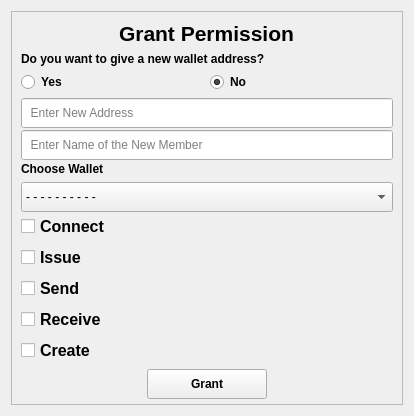
<?xml version="1.0" encoding="UTF-8"?>
<ui version="4.0">
 <class>Form</class>
 <widget class="QWidget" name="Form">
  <property name="geometry">
   <rect>
    <x>0</x>
    <y>0</y>
    <width>414</width>
    <height>416</height>
   </rect>
  </property>
  <property name="minimumSize">
   <size>
    <width>330</width>
    <height>360</height>
   </size>
  </property>
  <property name="windowTitle">
   <string>Form</string>
  </property>
  <layout class="QGridLayout" name="gridLayout">
   <item row="0" column="0">
    <widget class="QFrame" name="frame">
     <property name="font">
      <font>
       <kerning>true</kerning>
      </font>
     </property>
     <property name="frameShape">
      <enum>QFrame::StyledPanel</enum>
     </property>
     <property name="frameShadow">
      <enum>QFrame::Raised</enum>
     </property>
     <layout class="QVBoxLayout" name="verticalLayout">
      <item alignment="Qt::AlignHCenter">
       <widget class="QLabel" name="label">
        <property name="text">
         <string>&lt;html&gt;&lt;head/&gt;&lt;body&gt;&lt;p&gt;&lt;span style=&quot; font-size:16pt; font-weight:600;&quot;&gt;Grant Permission&lt;/span&gt;&lt;/p&gt;&lt;/body&gt;&lt;/html&gt;</string>
        </property>
       </widget>
      </item>
      <item>
       <spacer name="verticalSpacer">
        <property name="orientation">
         <enum>Qt::Vertical</enum>
        </property>
        <property name="sizeHint" stdset="0">
         <size>
          <width>20</width>
          <height>40</height>
         </size>
        </property>
       </spacer>
      </item>
      <item>
       <widget class="QLabel" name="label_2">
        <property name="font">
         <font>
          <weight>75</weight>
          <bold>true</bold>
         </font>
        </property>
        <property name="text">
         <string>Do you want to give a new wallet address?</string>
        </property>
       </widget>
      </item>
      <item>
       <layout class="QHBoxLayout" name="horizontalLayout">
        <item>
         <widget class="QRadioButton" name="yes_rbtn">
          <property name="font">
           <font>
            <weight>75</weight>
            <bold>true</bold>
           </font>
          </property>
          <property name="text">
           <string>Yes</string>
          </property>
         </widget>
        </item>
        <item>
         <widget class="QRadioButton" name="no_rbtn">
          <property name="font">
           <font>
            <weight>75</weight>
            <bold>true</bold>
           </font>
          </property>
          <property name="text">
           <string>No</string>
          </property>
          <property name="checked">
           <bool>true</bool>
          </property>
         </widget>
        </item>
       </layout>
      </item>
      <item>
       <widget class="QLineEdit" name="addr_ledit">
        <property name="minimumSize">
         <size>
          <width>300</width>
          <height>30</height>
         </size>
        </property>
        <property name="placeholderText">
         <string>  Enter New Address</string>
        </property>
       </widget>
      </item>
      <item>
       <spacer name="verticalSpacer_5">
        <property name="orientation">
         <enum>Qt::Vertical</enum>
        </property>
        <property name="sizeHint" stdset="0">
         <size>
          <width>20</width>
          <height>40</height>
         </size>
        </property>
       </spacer>
      </item>
      <item>
       <widget class="QLineEdit" name="name_ledit">
        <property name="minimumSize">
         <size>
          <width>300</width>
          <height>30</height>
         </size>
        </property>
        <property name="placeholderText">
         <string>  Enter Name of the New Member</string>
        </property>
       </widget>
      </item>
      <item>
       <spacer name="verticalSpacer_6">
        <property name="orientation">
         <enum>Qt::Vertical</enum>
        </property>
        <property name="sizeHint" stdset="0">
         <size>
          <width>20</width>
          <height>40</height>
         </size>
        </property>
       </spacer>
      </item>
      <item>
       <widget class="QLabel" name="addr_lbl">
        <property name="font">
         <font>
          <weight>75</weight>
          <bold>true</bold>
         </font>
        </property>
        <property name="text">
         <string>Choose Wallet</string>
        </property>
       </widget>
      </item>
      <item>
       <widget class="QComboBox" name="addr_cbox">
        <property name="minimumSize">
         <size>
          <width>300</width>
          <height>30</height>
         </size>
        </property>
        <item>
         <property name="text">
          <string>- - - - - - - - - -</string>
         </property>
        </item>
       </widget>
      </item>
      <item>
       <spacer name="verticalSpacer_2">
        <property name="orientation">
         <enum>Qt::Vertical</enum>
        </property>
        <property name="sizeHint" stdset="0">
         <size>
          <width>20</width>
          <height>40</height>
         </size>
        </property>
       </spacer>
      </item>
      <item>
       <widget class="QCheckBox" name="connect_ch">
        <property name="font">
         <font>
          <pointsize>12</pointsize>
          <weight>75</weight>
          <bold>true</bold>
         </font>
        </property>
        <property name="text">
         <string>Connect</string>
        </property>
       </widget>
      </item>
      <item>
       <widget class="QCheckBox" name="issue_ch">
        <property name="font">
         <font>
          <pointsize>12</pointsize>
          <weight>75</weight>
          <bold>true</bold>
         </font>
        </property>
        <property name="text">
         <string>Issue</string>
        </property>
       </widget>
      </item>
      <item>
       <widget class="QCheckBox" name="send_ch">
        <property name="font">
         <font>
          <pointsize>12</pointsize>
          <weight>75</weight>
          <bold>true</bold>
         </font>
        </property>
        <property name="text">
         <string>Send</string>
        </property>
       </widget>
      </item>
      <item>
       <widget class="QCheckBox" name="receive_ch">
        <property name="font">
         <font>
          <pointsize>12</pointsize>
          <weight>75</weight>
          <bold>true</bold>
         </font>
        </property>
        <property name="text">
         <string>Receive</string>
        </property>
       </widget>
      </item>
      <item>
       <widget class="QCheckBox" name="create_ch">
        <property name="font">
         <font>
          <pointsize>12</pointsize>
          <weight>75</weight>
          <bold>true</bold>
         </font>
        </property>
        <property name="text">
         <string>Create</string>
        </property>
       </widget>
      </item>
      <item>
       <spacer name="verticalSpacer_3">
        <property name="orientation">
         <enum>Qt::Vertical</enum>
        </property>
        <property name="sizeHint" stdset="0">
         <size>
          <width>20</width>
          <height>40</height>
         </size>
        </property>
       </spacer>
      </item>
      <item alignment="Qt::AlignHCenter">
       <widget class="QPushButton" name="grant_btn">
        <property name="minimumSize">
         <size>
          <width>120</width>
          <height>30</height>
         </size>
        </property>
        <property name="font">
         <font>
          <weight>75</weight>
          <bold>true</bold>
         </font>
        </property>
        <property name="text">
         <string>Grant</string>
        </property>
       </widget>
      </item>
      <item>
       <spacer name="verticalSpacer_4">
        <property name="orientation">
         <enum>Qt::Vertical</enum>
        </property>
        <property name="sizeHint" stdset="0">
         <size>
          <width>20</width>
          <height>40</height>
         </size>
        </property>
       </spacer>
      </item>
     </layout>
    </widget>
   </item>
  </layout>
 </widget>
 <resources/>
 <connections/>
</ui>
